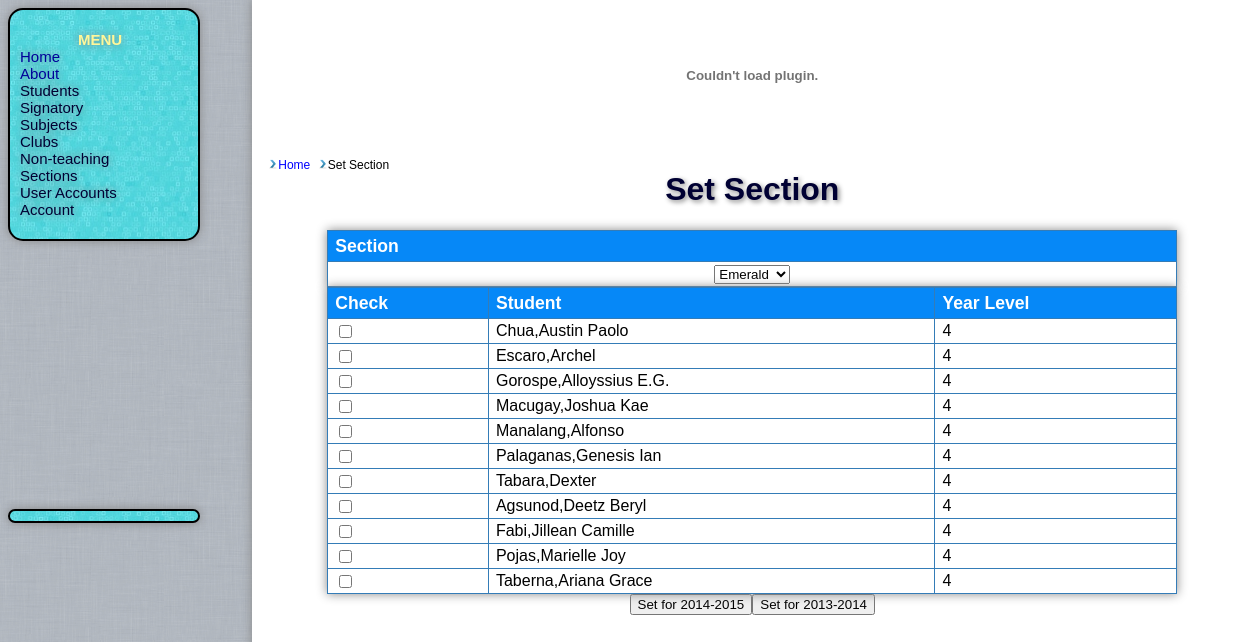
Page /set_section.php?yrlevel=4 (signed in) on the committed database.
### tables this page shows
CREATE TABLE `students` (
  `stid` varchar(10) NOT NULL,
  `lname` varchar(255) NOT NULL DEFAULT ' ',
  `fname` varchar(255) NOT NULL DEFAULT ' ',
  `mname` varchar(255) NOT NULL DEFAULT ' ',
  `yrlevel` int(11) NOT NULL DEFAULT '1',
  `cont_num` varchar(11) NOT NULL DEFAULT '0',
  `address` varchar(255) NOT NULL DEFAULT ' ',
  `is_alumni` tinyint(1) DEFAULT '0',
  PRIMARY KEY (`stid`),
  KEY `st_index` (`stid`)
);

### set_section.php (the view, shortened to what this page needs)
<?php
include('include/clearance.php');
include("breadcrumbs.php");
$yrlevel = (isset($_GET['yrlevel']))?$_GET['yrlevel']:$_SESSION['yr'];
$query = "SELECT students.stid,lname,fname,students.yrlevel FROM students WHERE yrlevel = $yrlevel ORDER BY stid ASC";
$students = mysql_query($query);
$query2 = "SELECT secid,section FROM sections";
$sections= mysql_query($query2);
$query = "SELECT DATE_FORMAT(NOW(),'%Y'), DATE_FORMAT(NOW(),'%Y') + 1,DATE_FORMAT(NOW(),'%Y') - 1";
$result = mysql_query($query);
$year1 = mysql_fetch_array($result);
?>
<p><h1>Set Section</h1></p>
<form action="set_section.php" method="post">
<table id="table"><tr><th>Section</th></tr><tr><td align = "center">
<select name="section">
<?php
while($row = mysql_fetch_row($sections))
{
    echo '<option value="'.$row[0].'">'."$row[1]</option>";
}
echo '</select></td></tr></table>';
echo '<table id="table">
<tr><th>Check</th><th>Student</th><th>Year Level</th>';
while ($row = mysql_fetch_row($students))
{
    echo '<tr><td><input type="checkbox" name="students[]" value = "'.$row[0].'"></td>'."<td>$row[1],$row[2]</td><td>$row[3]</td></tr>";
}
echo "</table>";
echo "<input type='submit' name='SUBMIT1' value='Set for $year1[0]-$year1[1]'/><input type='submit' name='SUBMIT2' value='Set for $year1[2]-$year1[0]'/></form>";
?>

### css/general.css (style rules this page uses)
body { font-family:Arial,Helvetica,sans-serif; background: #E0DEDF; background-image:url(img/bg.png); }
#table { position:relative; font-family:"Trebuchet MS", Arial, Helvetica, sans-serif; border-collapse:collapse; width:85%; box-shadow: 0px 0px 10px #888888; -box-shadow:0px 0px 10px #888888; -webkit-box-shadow: 0px 0px 10px #888888; }
#table td, #table th { font-size:1em; border:1px solid #347CB7; padding:3px 7px 2px 7px; background-color:#fff; }
#table th { font-size:1.1em; text-align:left; padding-top:5px; padding-bottom:4px; background-color:#0688F7; color:#ffffff; }
#group tr td { margin: 20px; }
p { font-size:1em; }
h1 { color:#003; text-shadow:2px 2px 5px #888; }

### rows in the picture
students: lname "Chua", fname "Austin Paolo", yrlevel "4"
students: lname "Escaro", fname "Archel", yrlevel "4"
students: lname "Gorospe", fname "Alloyssius E.G.", yrlevel "4"
students: lname "Macugay", fname "Joshua Kae", yrlevel "4"
students: lname "Manalang", fname "Alfonso", yrlevel "4"
students: lname "Palaganas", fname "Genesis Ian", yrlevel "4"
students: lname "Tabara", fname "Dexter", yrlevel "4"
students: lname "Agsunod", fname "Deetz Beryl", yrlevel "4"
students: lname "Fabi", fname "Jillean Camille", yrlevel "4"
students: lname "Pojas", fname "Marielle Joy", yrlevel "4"
students: lname "Taberna", fname "Ariana Grace", yrlevel "4"

### other values in the picture
$crumb['label'] "Home"
$crumb['label'] "Set Section"
form field section "Emerald"
